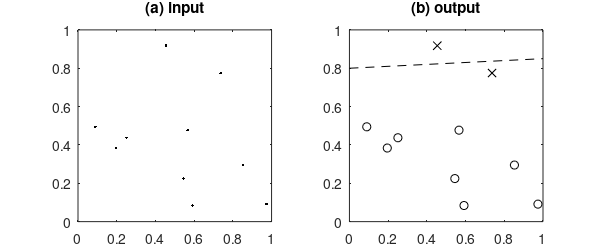

This chart was generated by the following MATLAB code:
function classification_problem

global EPSFILENAME

% Draw a figure which shows the input to and output from a classification
% problem

yint = 0.8;
slope = -0.05;

x = rand(1, 10);
y = rand(1, 10);

class = (y - yint) > slope * x;

class1 = find(class == 1);
class0 = find(class == 0);

class1x = x(class1);  class1y = y(class1);
class0x = x(class0);  class0y = y(class0);

figure(1);  clf;

subplot(1, 2, 1);
plot(x, y, 'k.');
title('(a) input');

subplot(1, 2, 2);
plot(class1x, class1y, 'kx');  hold on;
plot(class0x, class0y, 'ko');
plot([0 1], [yint yint-slope], 'k--');
title('(b) output');

set(1, 'paperposition', [0 0 6 2.5]);

print(EPSFILENAME, '-f1','-deps');
